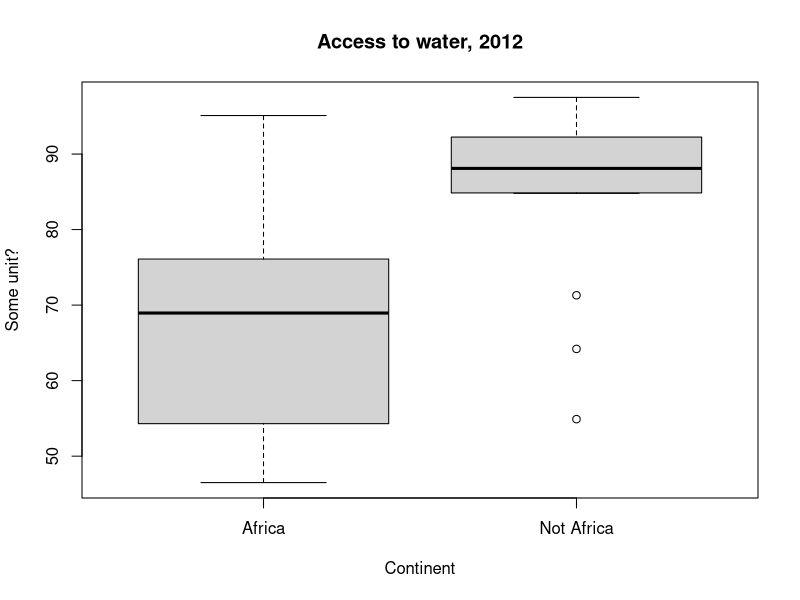
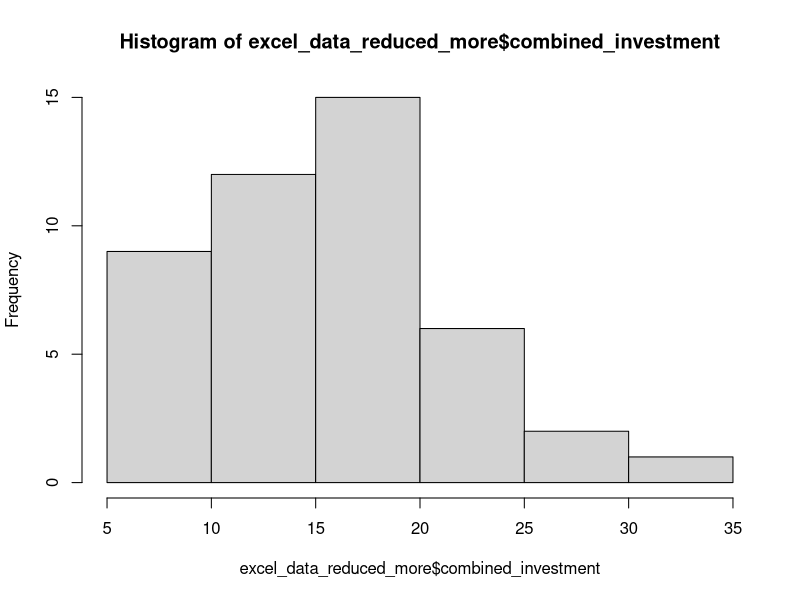

These figures' R source, in order:
library(readxl)
# Part A - Understanding the data
# Load the data using readxl package
excel_data = read_excel("./Malnutrition_HANCI.xlsx",)

# I tried to fix the data table because I could not answer the questions
# in R Studio directly

# does not work, can't do an open interval on a dataframe
#excel_data[7:,]

# need to know the length of a data frame,
print(excel_data[7:length(excel_data),])

"
1a. What does the variable agexpend tell us?
- this is government spending on agriculture.
- I believe this is a percentage
- I had to open the excel doc because on import, it was hard to read 
- I see now that the first 8 rows or so are oddly formatted in excel
1b. What does the value of the variable sanitaccess mean?
- This is access to sanitation
- Same comment as above
1c. What was the main source for the values of variable wateraccess?
- Access to drinking water??
- not sure about this one
"

# Part B - Cleaning and analyzing data
# -First of make the variable names the new headers of the dataset. 
# -Thereafter, you should remove the first 9 rows of the data set. 
# -Do also remove the last 5 rows as these are also irrelevant.

# Create new header - 9th row, all columns
#... actually since we used the readexcel function, it's the 8th row now
#... that function automatically the 1st row the header, so now the 1st row
#... is really the second row, etc
header_row = 8
header = excel_data[header_row,]
names(excel_data) = header

# Remove first 8 rows
excel_data_reduced = excel_data[-seq(1,8),]

# Remove last 4
excel_data_reduced_more = excel_data_reduced[-seq( nrow(excel_data_reduced)-3, nrow(excel_data_reduced)),]

# Compare the median water access between countries in Africa and outside Africa.
# Do this by creating a side by side boxplot (Add labels to create a nicer plot).
# PS. Don’t forget to make the values numeric to be able to create a boxplot

africa = as.numeric(excel_data_reduced_more$wateraccess[excel_data_reduced_more$Africa == 1])
not_africa = as.numeric(excel_data_reduced_more$wateraccess[excel_data_reduced_more$Africa == 0])
boxplot(africa, not_africa, names=c("Africa","Not Africa"), main="Access to water, 2012", xlab="Continent", ylab="Some unit?")

# Find the mean water access of all the countries in Africa and compare 
# it to the mean water access of all the countries from the rest of the world. 
# Does it tell the same story as the boxplot? What is the difference between 
# mean and median? Explain shortly.
africa_mean = sum(as.numeric(excel_data_reduced_more$wateraccess[excel_data_reduced_more$Africa == 1]))/length(excel_data_reduced_more$wateraccess[excel_data_reduced_more$Africa == 1])
not_africa_mean = sum(as.numeric(excel_data_reduced_more$wateraccess[excel_data_reduced_more$Africa == 0]))/length(excel_data_reduced_more$wateraccess[excel_data_reduced_more$Africa == 0])
print( c("africa_mean", africa_mean))
print( c("not_africa_mean", not_africa_mean))

print( "The median is not necessarily the 'center' value. It is not the average. It is not the middle. The median represents the
       middle 'element' regardless of values. So if you take all your data points, lets say 21 of them, fold them in half, whatever the 
       middle elelement is, that is the median. This is different from the mean which is the true 'center' of the actual values.")

#Manipulating data
# Create a new variable in the data frame being the combined investment in 
# health and agriculture and call it totalexpend. Furthermore, find the 
# country with the lowest value of the new variable totalexpend. Lastly 
# plot the variable totalexpend in a histogram. Can you draw any conclusions 
# based on the histogram?
  #Hint: Use function hist to create a histogram.
investment_in_health = as.numeric(excel_data_reduced_more$healthexpend)
investment_in_ag = as.numeric(excel_data_reduced_more$agexpend)
combined_investment = investment_in_health + investment_in_ag
excel_data_reduced_more$combined_investment = combined_investment
country_lowest_combined = which.min(excel_data_reduced_more$combined_investment)
excel_data_reduced_more$combined_investment
excel_data_reduced_more[country_lowest_combined,1]
hist(excel_data_reduced_more$combined_investment)

